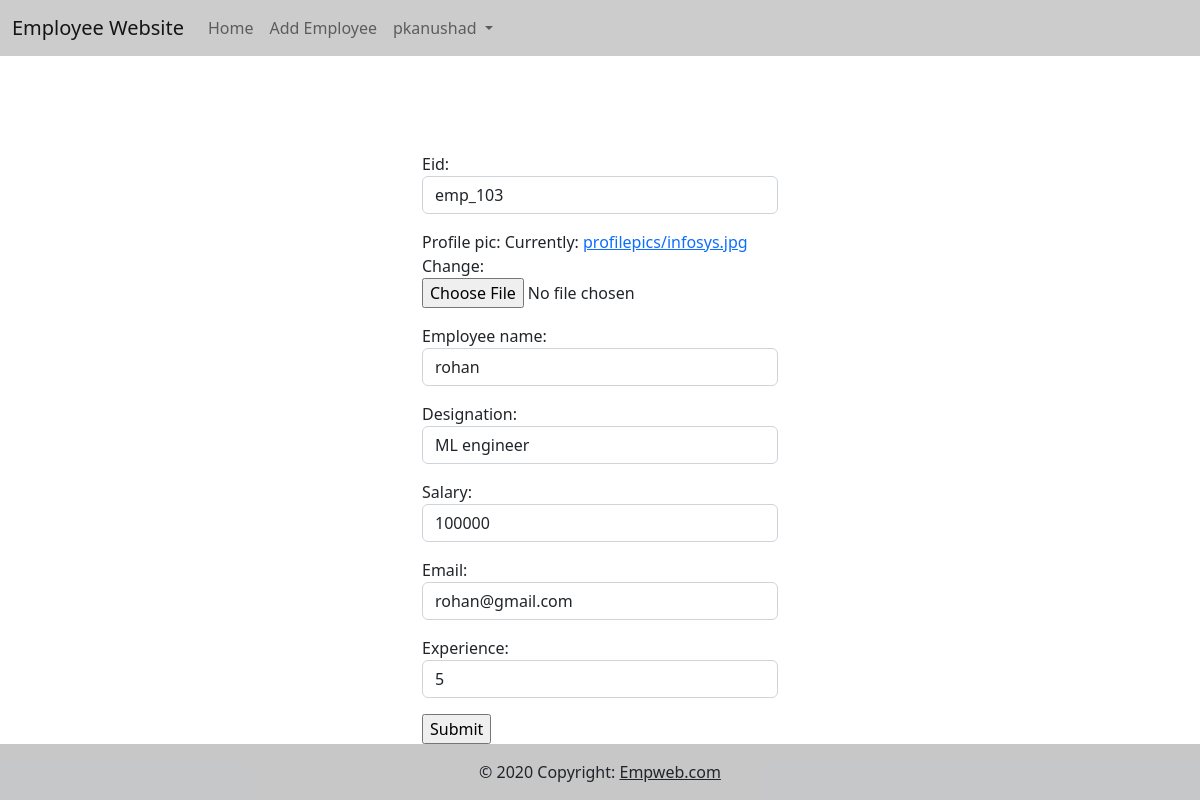
The app's page /change/emp_103 (signed in) with its own data.
### emp_app/models.py (models this page shows, shortened)
class Employee(models.Model):
    eid=models.CharField(max_length=120,primary_key=True)
    profile_pic=models.ImageField(upload_to="profilepics",null=True)
    employee_name=models.CharField(max_length=120)
    designation = models.CharField(max_length=120)
    salary = models.IntegerField()
    email=models.EmailField(unique=True)
    experience=models.PositiveIntegerField(null=True)  #null value canbe possible

### emp_app/views.py (the view, shortened to what this page needs)
# urls.py: path("change/<str:emp_id>",views.EmployeeEditView.as_view(),name="emp-edit"),
@method_decorator(signin_required,name="dispatch")
class EmployeeEditView(View):
    def get(self,request,*args,**kwargs):
        eid=kwargs.get("emp_id")
        employee=Employee.objects.get(eid=eid)
        form=EmployeeForm(instance=employee)
        return render(request,"emp-edit.html",{"form":form})

### emp_app/forms.py
class EmployeeForm(forms.ModelForm):
    class Meta:
        model=Employee
        fields="__all__"
        widgets={
            "eid":forms.TextInput(attrs={"class":"form-control"}),
            "employee_name":forms.TextInput(attrs={"class":"form-control"}),
            "designation":forms.TextInput(attrs={"class":"form-control"}),
            "salary":forms.NumberInput(attrs={"class":"form-control"}),
            "email":forms.EmailInput(attrs={"class":"form-control"}),
            "experience":forms.NumberInput(attrs={"class":"form-control"}),
        }

### emp_app/views.py (called while the page is built)
def signin_required(func):
    def wrapper(request,*args,**kwargs):
        if request.user.is_authenticated:
            return func(request,*args,**kwargs)
        else:
            messages.error(request,"you must login")
            return redirect("sign-in")
    return wrapper

### emp_app/templates/emp-edit.html (shortened to what this page needs)
{%extends 'base.html'%}
{%block body_block%}
<div class="container">
    <div class="row mt-5">
        <div class="col-4"></div>
        <div class="col-4">
            <form action="" method="post" enctype="multipart/form-data">
                {{form.as_p}}
                <input type="submit">
            </form>
        </div>
        <div class="col-4"></div>
    </div>
</div>
{%endblock%}

### emp_app/templates/base.html (shortened to what this page needs)
<!DOCTYPE html>
{% load static %}
<html lang="en">
<head>
    <link href="{%static 'css/styles.css'%}" rel="stylesheet"/>
<link href="https://cdn.jsdelivr.net/npm/bootstrap@5.2.0/dist/css/bootstrap.min.css" rel="stylesheet">
</head>
<body>
<div class="container-fluid">
    <div class="row">
<nav class="navbar navbar-expand-lg navbar-light " style="background-color: rgba(0, 0, 0, 0.2);">
  <div class="container-fluid">
    <a class="navbar-brand" href="{%url 'emp-list'%}">Employee Website</a>
    <div class="collapse navbar-collapse" id="navbarNavDropdown">
      <ul class="navbar-nav">
        <li class="nav-item">
          <a class="nav-link" href="{%url 'emp-list'%}">Home</a>
        </li>
        <li class="nav-item">
          <a class="nav-link" href="{%url 'emp-add'%}">Add Employee</a>
        </li>
        <li class="nav-item dropdown">
          <a class="nav-link dropdown-toggle" href="#" id="navbarDropdownMenuLink" role="button" data-bs-toggle="dropdown" aria-expanded="false">
            {{request.user}}
          </a>
        </li>
      </ul>
    </div>
  </div>
</nav>
        <div class="container-fluid mt-5">
            {%block body_block%}
            {%endblock%}
        </div>
    </div>
</div>
<footer class=" sticky-footer bg-light text-center text-lg-start">
  <div class="text-center p-3" style="background-color: rgba(0, 0, 0, 0.2);">
    © 2020 Copyright:
    <a class="text-dark" href="">Empweb.com</a>
  </div>
</footer>
</body>
</html>

### emp_app/static/css/styles.css (style rules this page uses)
body { min-height:100vh; }
.sticky-footer { position:sticky; top:100%; }

### records on screen
Employee: eid "emp_103", employee_name "rohan", designation "ML engineer", salary "100000", email "rohan@gmail.com", experience "5"

### other values on screen
{{ request.user }} "pkanushad"
